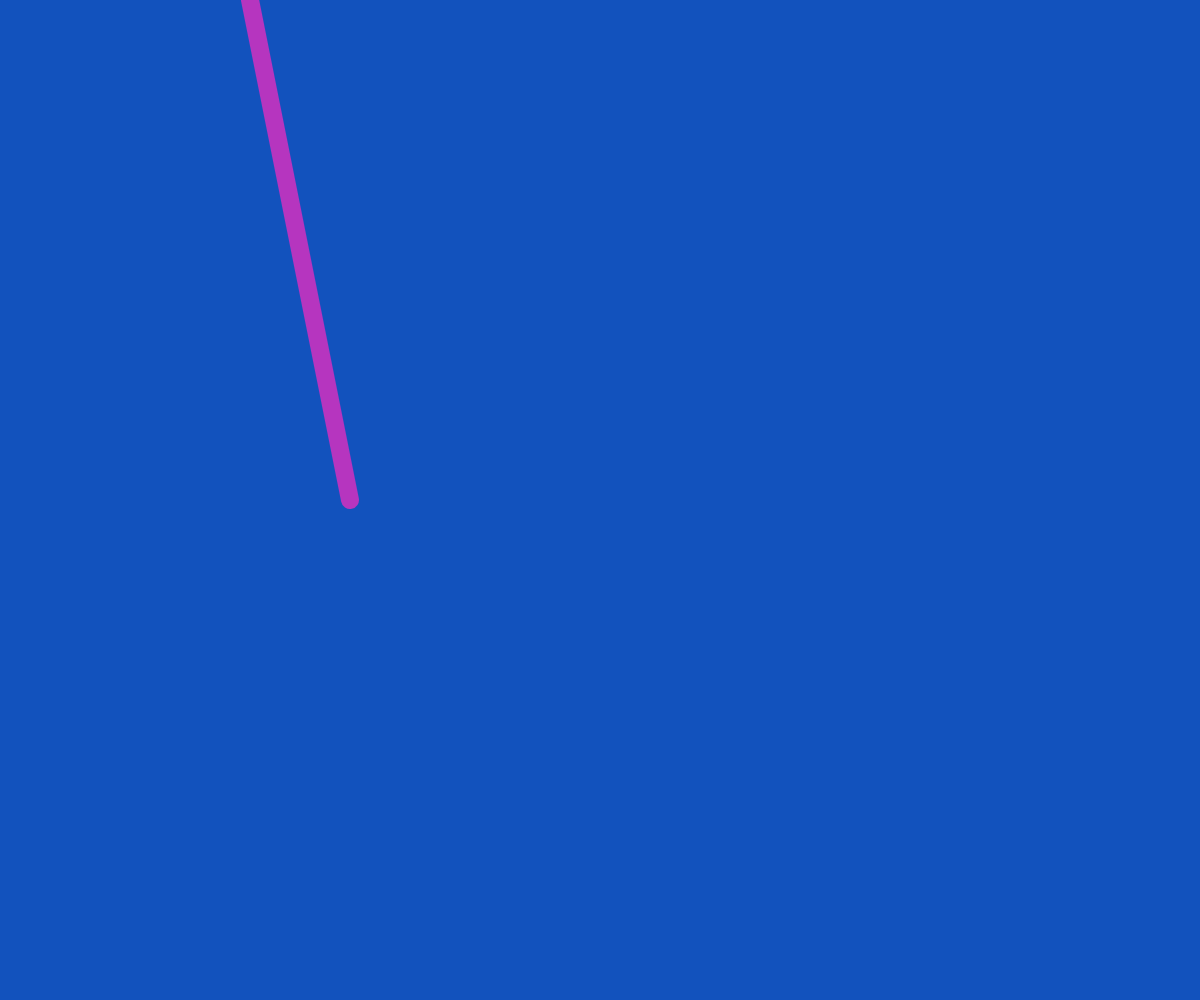
Frame 1 (no input)
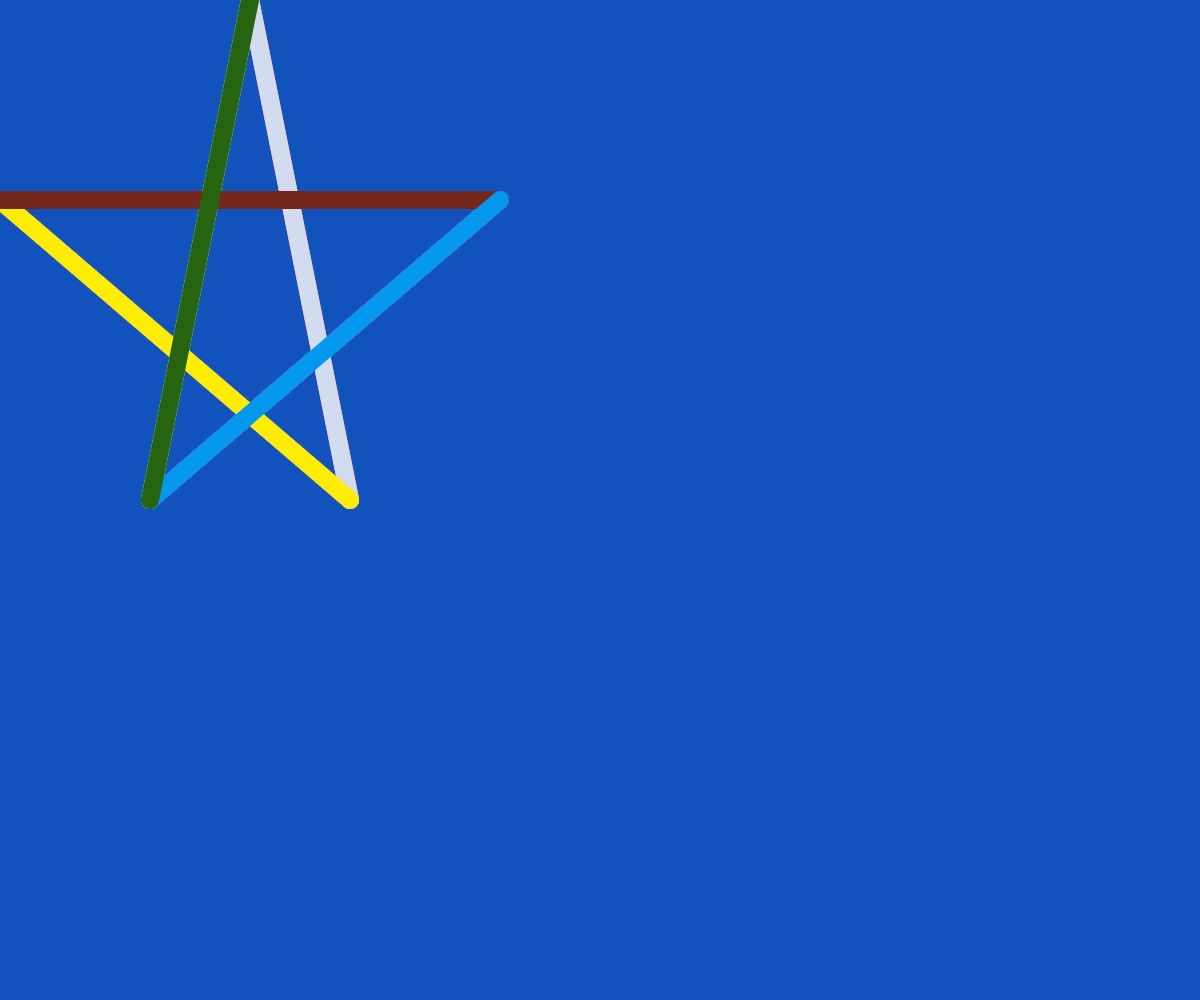
Frame 60 (no input)
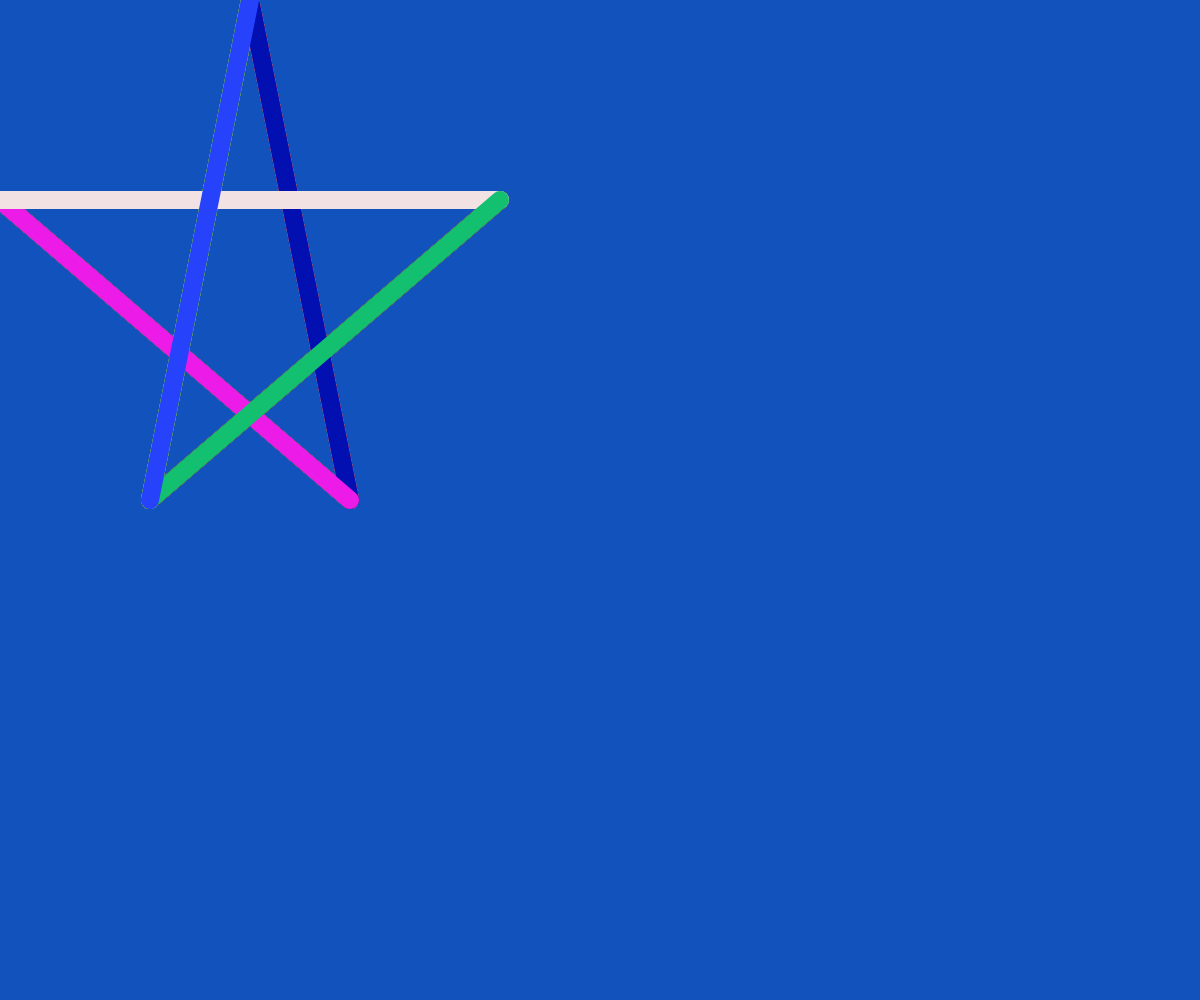
Frame 120 (the mouse pressed at the canvas centre since frame 60)

The p5.js sketch that drew these frames (run headless with seeded random() and noise() and a simulated clock; from frame 60 on, the mouse is pressed at the canvas centre):

// p5.js sketch
// ── sketch.js
var location1 = 10;
var location2 = 10;

var starArr = [
  [5,0],
  [7,10],
  [0,4],
  [10,4],
  [3,10]
];

var idx = 0;

function setup() {
createCanvas( windowWidth, windowHeight);
background(18, 82, 189);
frameRate(20);

}

function draw() {

var idxPlus = (idx + 1) % starArr.length;

var x1 = starArr[idx][0] * 50;
var y1 = starArr[idx][1] * 50;
var x2 = starArr[idxPlus][0] * 50;
var y2 = starArr[idxPlus][1] * 50;

  var returnLocation = randomStick(x1,y1,x2,y2);
  console.log(returnLocation);
idx = (idx+1) % starArr.length;


// background(18, 82, 189, 15);
// location1 = returnLocation[0];
// location2 = returnLocation[1];


// if(mouseIsPressed){
//   location1 = mouseX
//   location2 = mouseY;
// }

}


function randomStick(x1, y1, x2, y2){
  // var x1 = random( 0, width);
  // var y1 = random( 0, height);
  // var x2 = random( 0, width);
  // var y2 = random( 0, height);
  // var stickColor = rgb(random(0,255), random(0,255), random(0,255));


  strokeWeight(18);
  stroke(random(0,255), random(0,255), random(0,255));


  line(x1,y1,x2,y2);
return [x1,y1,x2,y2];

}
